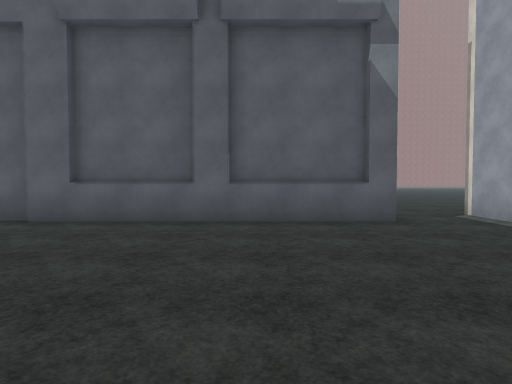
[1] (above)

24 first-person views from a walk through a Unity game level. The camera is 1.5 m above the floor, tilts 2° down and sees 75° across. The floor is counted in squares, 2 m on a side. Each view is taken from the middle of a square. On the plan, view 1 faces up. The plan holds only what a view shows up to about 11 squares ahead; the rest is blank. The place goes on beyond the plan. Surface patterns are stand-ins for the level's own textures.

[2]
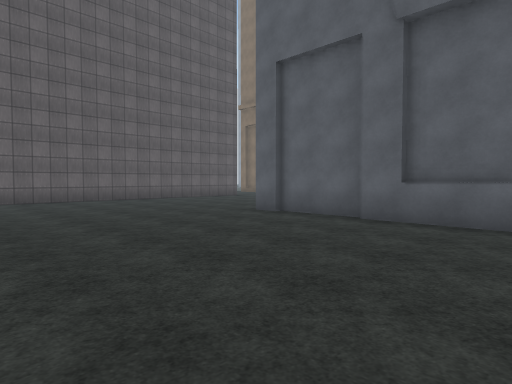

[3]
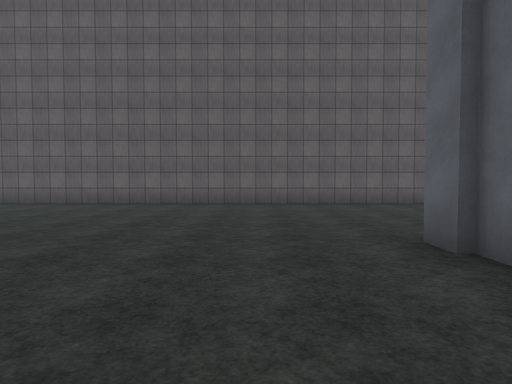

[4]
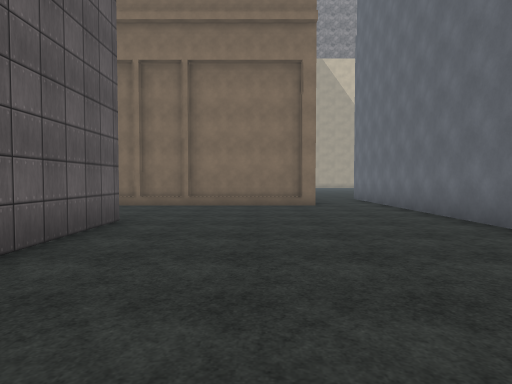

[5]
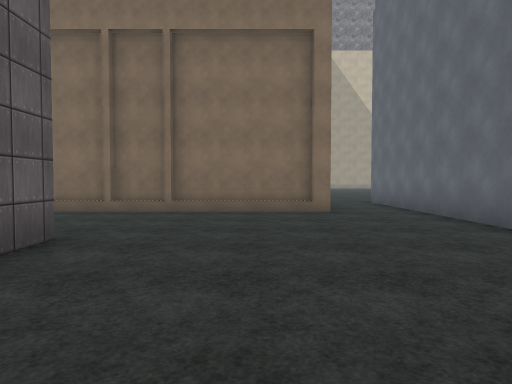

[6]
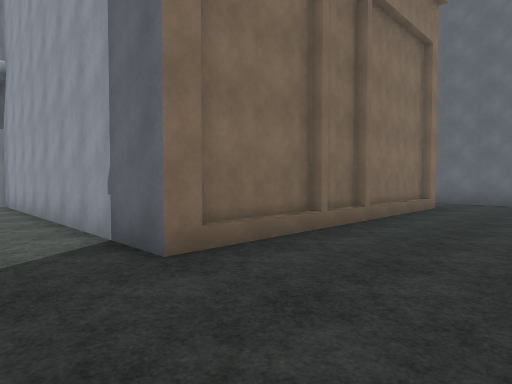

[7]
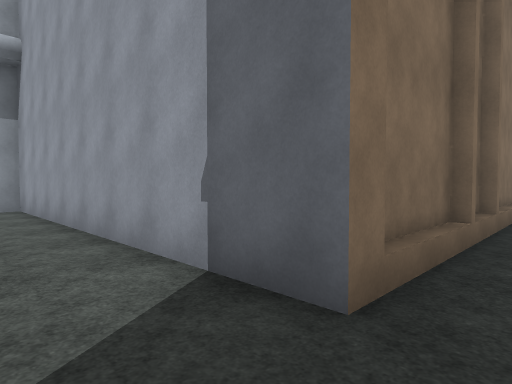

[8]
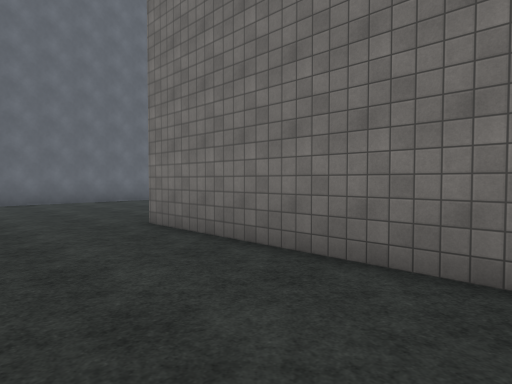

[9]
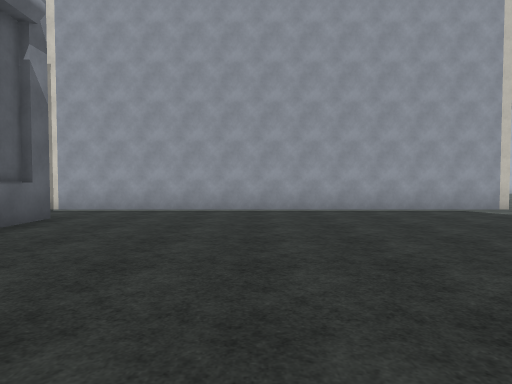

[10]
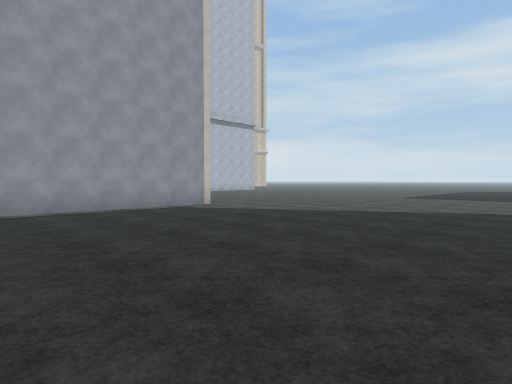

[11]
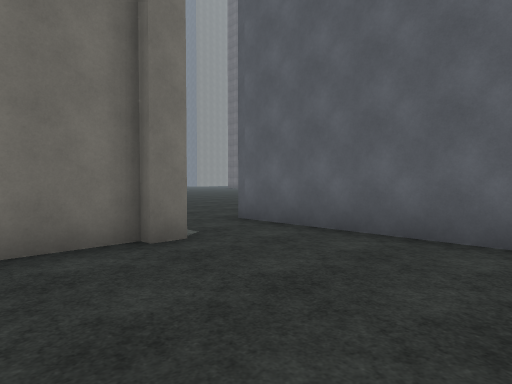

[12]
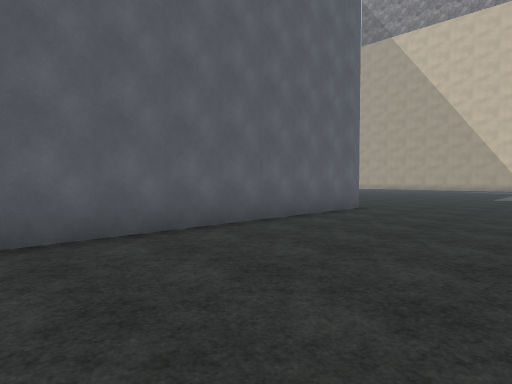

[13]
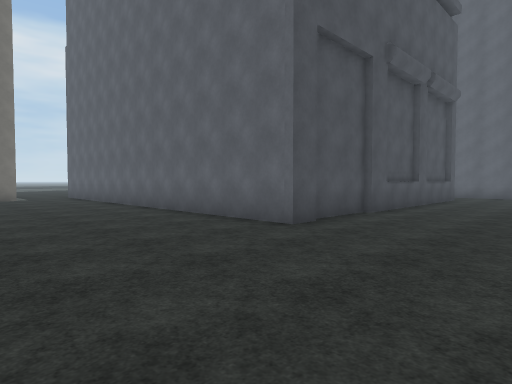

[14]
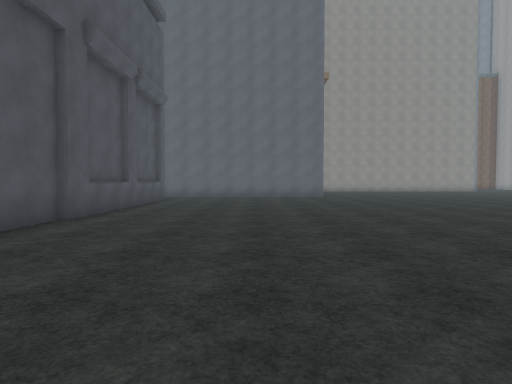

[15]
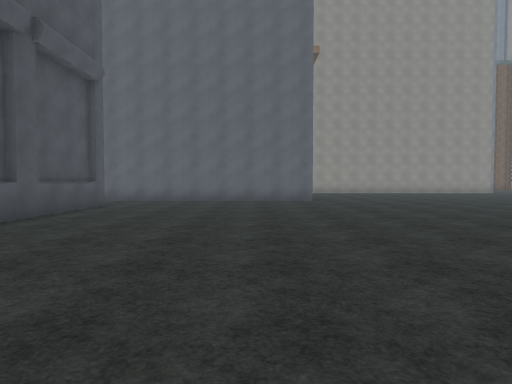

[16]
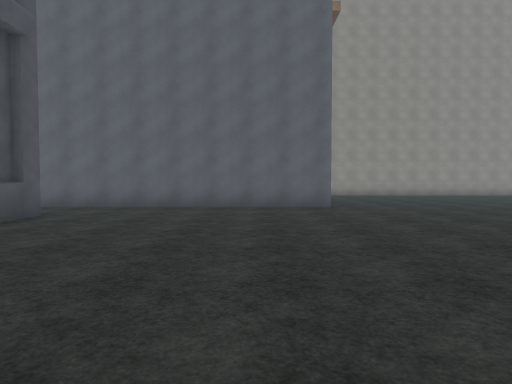

[17]
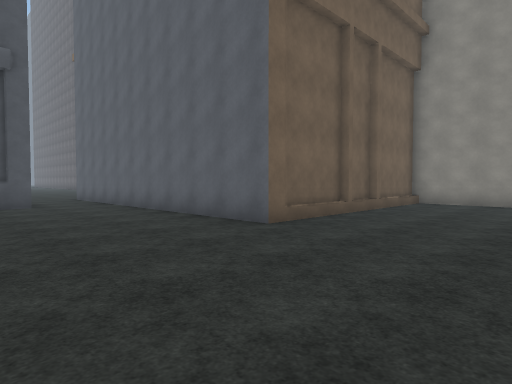

[18]
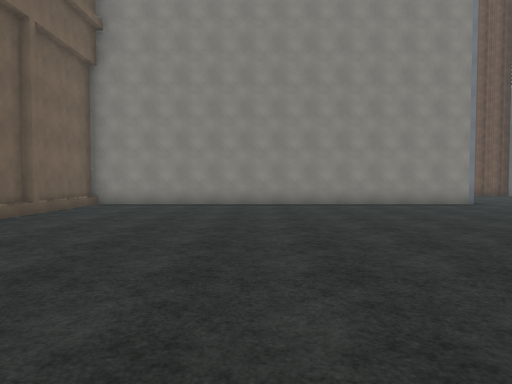

[19]
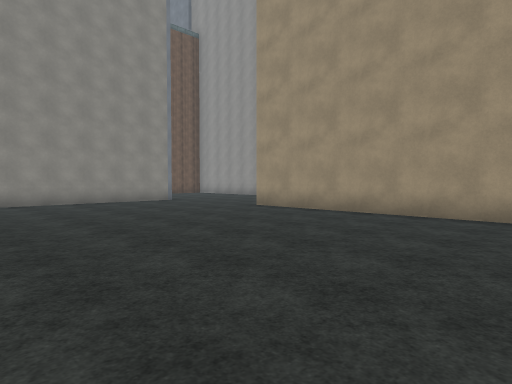

[20]
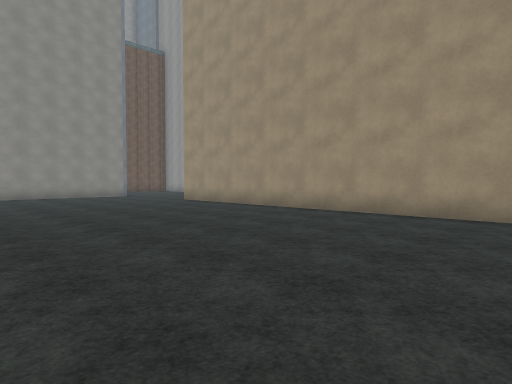

[21]
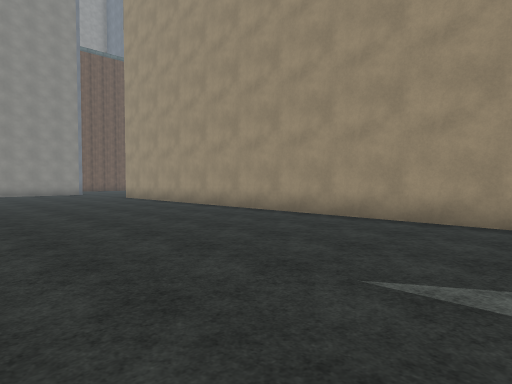

[22]
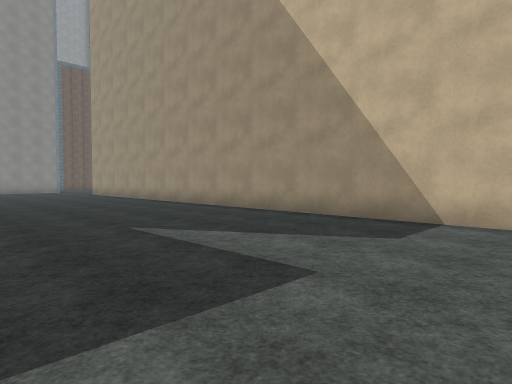

[23]
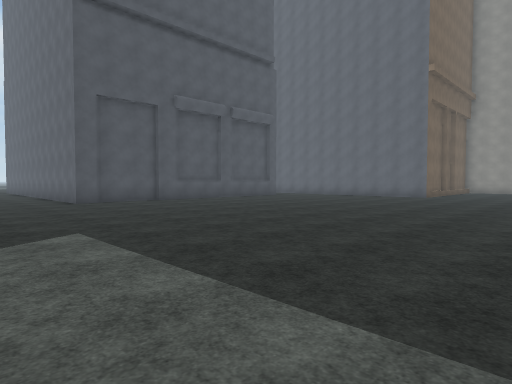

[24]
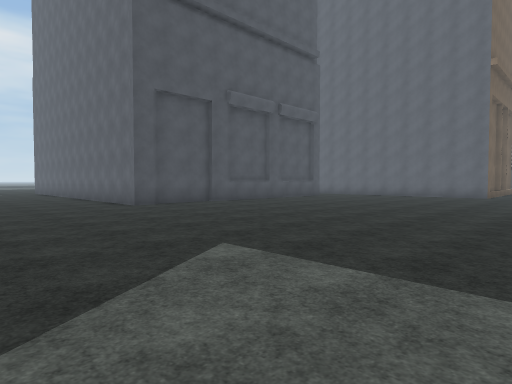

### Floor plan
Key: @ floor where view 1 was taken; # wall or solid block; . floor; B building.
Columns run from 19 left of view 1 to 7 right of it. Each row starts with its distance up from view 1.
 38   ..   ##################
 37 BB#......................
 36   #......................
 35   #.......................
 34   #.......................
 33   #.......................
 32   #.......................
 31   #.......................
 30   #................  .....
 29   #.......................
 28   #........................
 27   #........................
 26   #........................
 25   ########.................
 24  ##       .................
 23  .#       ................
 22  .#       .................
 21  .#       .................
 20  .#       .................
 19  .#       .................
 18 ..#       ..##########.....
 17 ..#       ..#        #....
 16 ..##      ..#        #....
 15 ..B#######..#        #....
 14 ............#        #.....
 13 ............#        #.....
 12 ............#        #.....
 11 ######......#        #.....
 10      #......#        #.....
  9      #......         #.....
  8      #......         #.....
  7      #......         #..B#
  6      #.........#BB#BB#..##
  5      #..................#
  4      #..................#
  3      #..................#
  2      #..................#
  1      #..................#
  0      #......  .....@....#
 -1      #.....    .........#
 -2      #...      .........#
 -3      #..        ........#

Where each view was taken, in squares from view 1:
view 1: 0 up, 0 right, facing up
view 2: 0 up, 1 left, facing up-left
view 3: 4 up, 3 left, facing left
view 4: 5 up, 11 left, facing up
view 5: 7 up, 11 left, facing up
view 6: 12 up, 19 left, facing up-right
view 7: 14 up, 19 left, facing up-right
view 8: 14 up, 19 left, facing down-right
view 9: 2 up, 4 left, facing right
view 10: 2 up, 4 left, facing down-right
view 11: 11 up, 7 right, facing down-left
view 12: 10 up, 7 right, facing up-left
view 13: 22 up, 7 right, facing down-left
view 14: 22 up, 6 right, facing left
view 15: 23 up, 3 right, facing left
view 16: 23 up, 0 right, facing left
view 17: 29 up, 5 left, facing down-left
view 18: 30 up, 6 left, facing left
view 19: 30 up, 5 left, facing up-left
view 20: 30 up, 1 left, facing up-left
view 21: 31 up, 2 right, facing up-left
view 22: 31 up, 6 right, facing up-left
view 23: 30 up, 6 right, facing down-left
view 24: 28 up, 7 right, facing down-left
